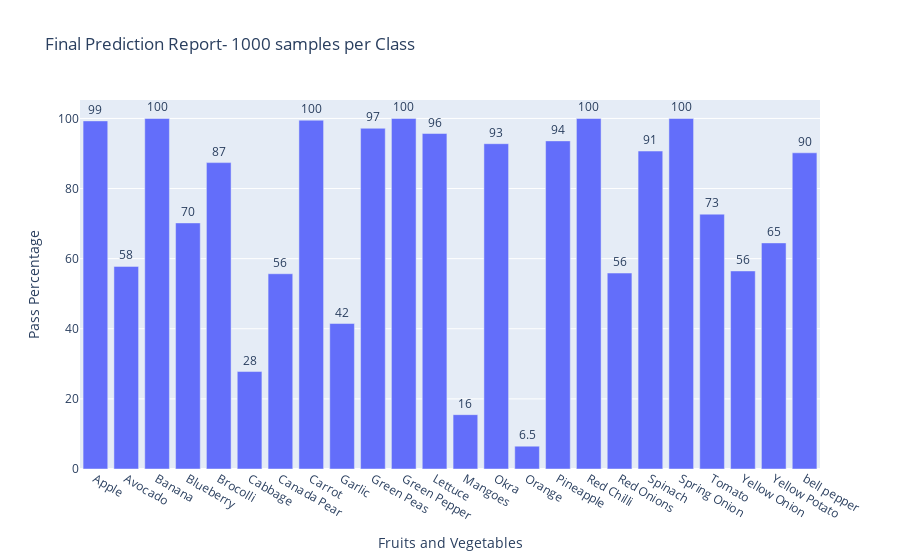

Notebook source saved alongside this figure:
### Code cell
import plotly.express as px

fig = px.bar(final_result.keys(), x=list(final_result.keys()), y=list(final_result.values()),labels={"y":"Pass Percentage", "x":"Fruits and Vegetables"},title="Final Prediction Report- 1000 samples per Class")
fig.update_traces(texttemplate='%{y:.2s}', textposition='outside')

fig.show()

### Figure 1 — Plotly figure (JSON) as saved in the notebook; plotly's stock layout.template omitted (floating-point values rounded to 4 significant figures)
{"data": [{"alignmentgroup": "True", "hoverlabel": {"namelength": 0}, "hovertemplate": "Fruits and Vegetables=%{x}<br>Pass Percentage=%{y}", "legendgroup": "", "marker": {"color": "#636efa"}, "name": "", "offsetgroup": "", "orientation": "v", "showlegend": false, "textposition": "outside", "texttemplate": "%{y:.2s}", "type": "bar", "x": ["Apple", "Avocado", "Banana", "Blueberry", "Brocolli", "Cabbage", "Canada Pear", "Carrot", "Garlic", "Green Peas", "Green Pepper", "Lettuce", "Mangoes", "Okra", "Orange", "Pineapple", "Red Chilli", "Red Onions", "Spinach", "Spring Onion", "Tomato", "Yellow Onion", "Yellow Potato", "bell pepper"], "xaxis": "x", "y": [99.3, 57.8, 100, 70.2, 87.4, 27.8, 55.7, 99.5, 41.5, 97.2, 100, 95.7, 15.5, 92.8, 6.5, 93.6, 100, 55.9, 90.7, 100, 72.7, 56.5, 64.5, 90.2], "yaxis": "y"}], "layout": {"barmode": "relative", "legend": {"tracegroupgap": 0}, "title": {"text": "Final Prediction Report- 1000 samples per Class"}, "xaxis": {"anchor": "y", "domain": [0, 1], "title": {"text": "Fruits and Vegetables"}}, "yaxis": {"anchor": "x", "domain": [0, 1], "title": {"text": "Pass Percentage"}}}}
